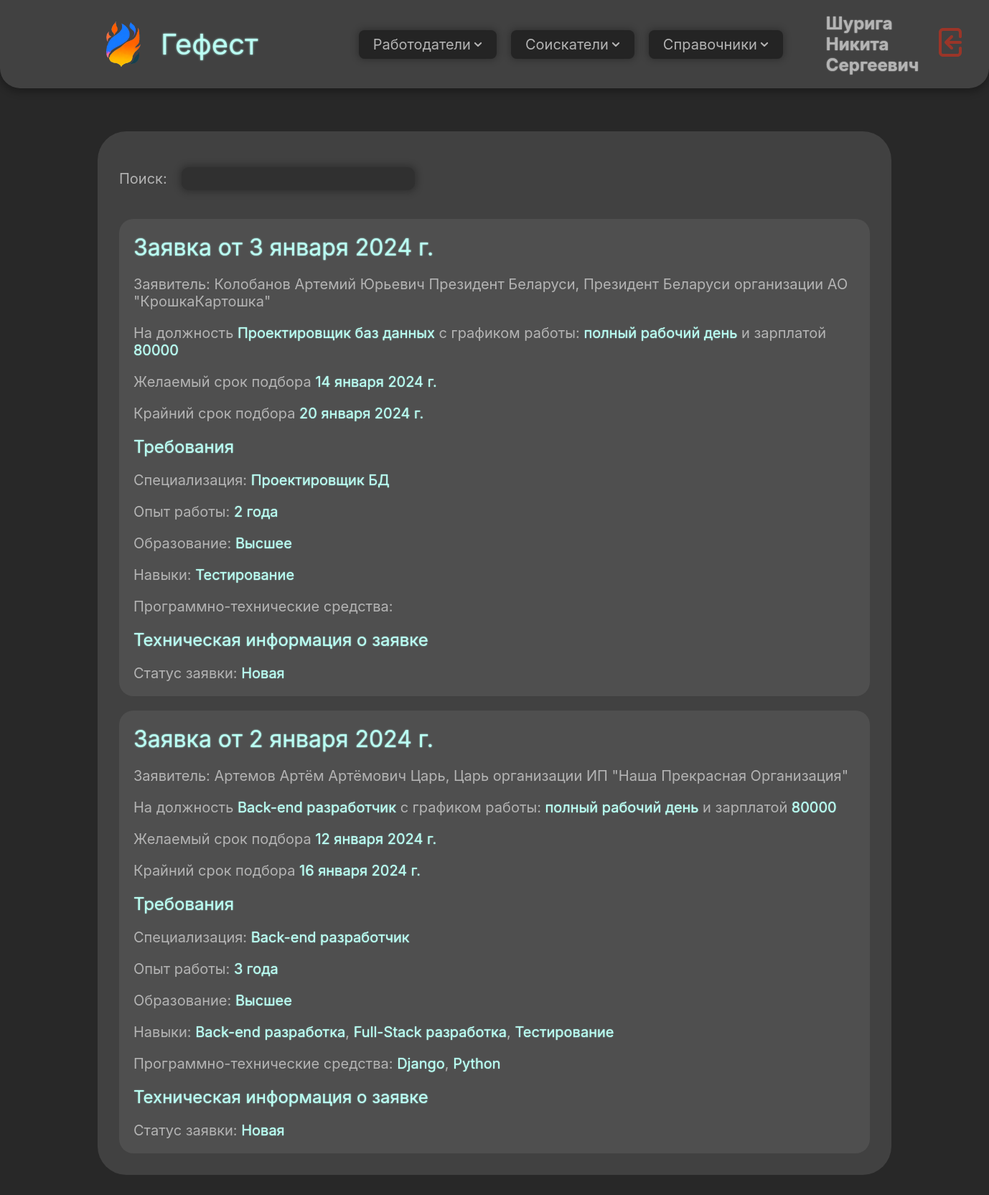
The app's page /applications/ (signed in), older data.
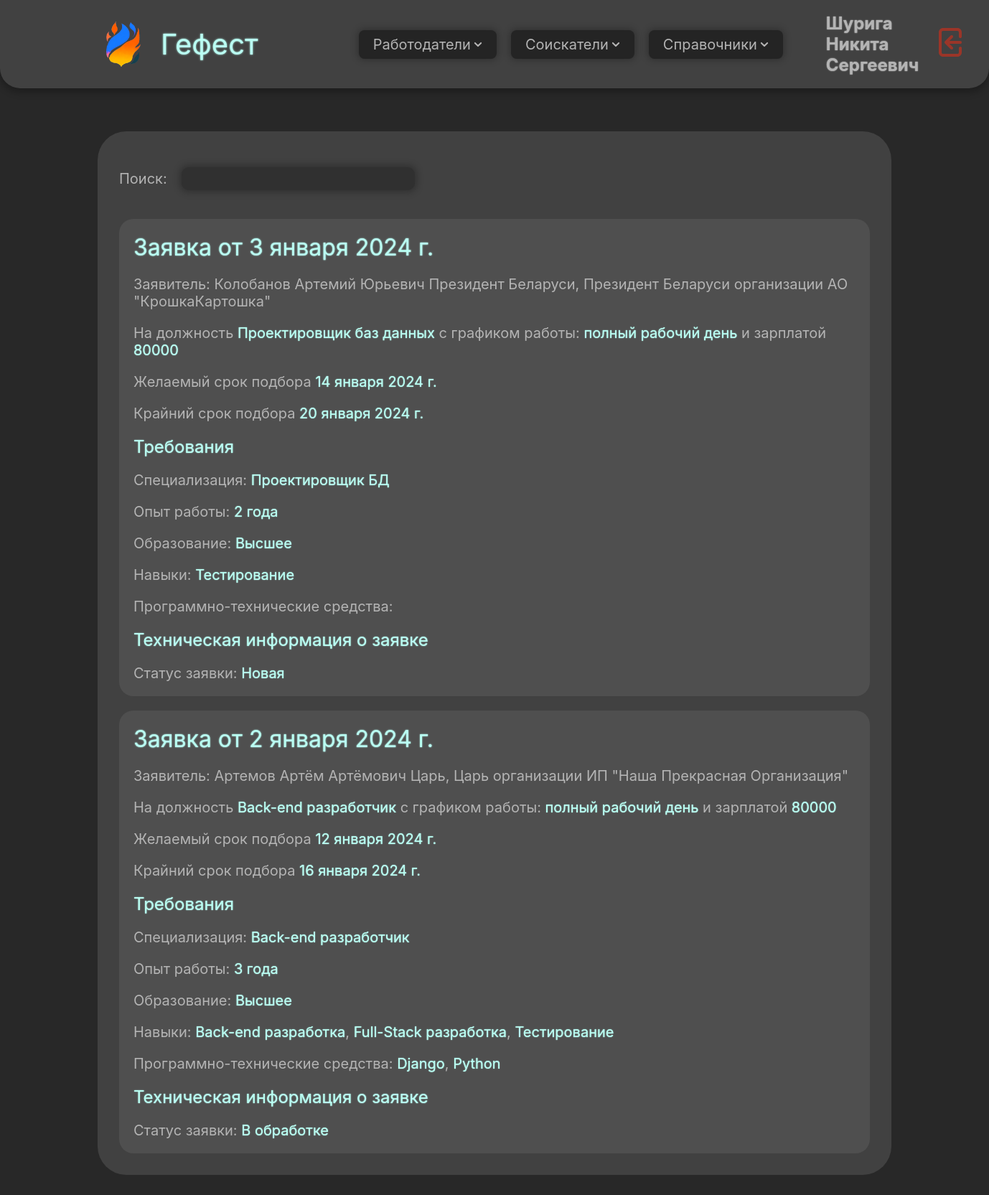
The same page, newer data.
### domain/models.py (models this page shows, shortened)
class Application(models.Model):
    STATUS_CHOICES = [
        ('new', 'Новая'),
        ('in_progress', 'В обработке'),
        ('pending_approval', 'На согласовании'),
        ('completed', 'Завершена'),
        ('canceled', 'Отменена'),
        ('payment_received', 'Получена оплата')
    ]
    employer = models.ForeignKey('Employer', blank=False, null=False,
                                 on_delete=models.CASCADE, verbose_name='Работодатель')
    date_of_application = models.DateTimeField(blank=False, null=False, auto_now_add=True,
                                               editable=False, verbose_name='Дата заявки')
    desired_date = models.DateField(blank=True, null=True, verbose_name='Желательный срок')
    final_date = models.DateField(blank=True, null=True, verbose_name='Крайний срок')
    position = models.ForeignKey('Position', blank=False, null=False,
                                 on_delete=models.PROTECT, verbose_name='Должность')
    salary = models.CharField(blank=False, null=False, max_length=255, verbose_name='Зарплата')
    specialization = models.ForeignKey('Specialization', blank=False, null=False,
                                       on_delete=models.PROTECT, verbose_name='Специализация')
    education_level = models.ForeignKey('EducationLevel', blank=True, null=True,
                                        on_delete=models.PROTECT, verbose_name='Уровень образования')
    skills = models.ManyToManyField('Skill', blank=True, verbose_name='Навыки')
    software_and_hardware_tools = models.ManyToManyField('SoftwareAndHardwareTool', blank=True,
                                                         verbose_name='Требуемые программно-технические средства')
    experience = models.IntegerField(blank=False, null=False, default=0, verbose_name='Опыт (лет)')
    work_schedule = models.ForeignKey('WorkSchedule', blank=False, null=False,
                                      on_delete=models.PROTECT, verbose_name='График работы')
    employee = models.ForeignKey('Employee', blank=False, null=False,
                                 on_delete=models.PROTECT, verbose_name='Работник')
    date_of_completion = models.DateField(blank=True, null=True, verbose_name='Дата выполнения')
    date_of_cancellation = models.DateField(blank=True, null=True, verbose_name='Дата отмены')
    status = models.CharField(blank=False, null=False, max_length=20, choices=STATUS_CHOICES,
                              default='new', verbose_name='Статус')
    class Meta:
        verbose_name = 'Заявка на подбор специалиста'
        verbose_name_plural = 'Заявки на подбор специалистов'

class Person(models.Model):
    surname = models.CharField(max_length=255, blank=False, null=False, verbose_name='Фамилия')
    name = models.CharField(max_length=255, blank=False, null=False, verbose_name='Имя')
    patronymic = models.CharField(max_length=255, blank=False, null=False, verbose_name='Отчество')
    email = models.EmailField(blank=False, max_length=254, verbose_name='Почта')
    phone = models.CharField(max_length=18, blank=False, null=False, verbose_name='Номер телефона')
    profile_photo = models.ImageField(blank=True, null=True, verbose_name='Фото профиля', upload_to='person_photos')
    class Meta:
        verbose_name = 'Индивид'
        verbose_name_plural = 'Индивиды'

class Employer(Person):
    organization = models.ForeignKey('Organization', on_delete=models.CASCADE,
                                     blank=True, null=True, verbose_name='Организация')
    position = models.CharField(max_length=90, blank=True, null=True, verbose_name='Должность')
    class Meta:
        verbose_name = 'Работодатель'
        verbose_name_plural = 'Работодатели'

class Organization(models.Model):
    name = models.CharField(max_length=255, blank=False, null=False, verbose_name='Наименование')
    payment_account = models.CharField(max_length=20, blank=False, null=False, verbose_name='Расчетный счет')
    okved_kode = models.CharField(max_length=9, blank=True, null=True, verbose_name='Код ОКВЭД')
    organizational_legal_form = models.ForeignKey('OrganizationalLegalForm', on_delete=models.PROTECT,
                                                  null=False, blank=False, verbose_name='ОПФ')
    inn = models.CharField(max_length=12, blank=False, null=False, verbose_name='ИНН')
    address = models.ForeignKey('Address', on_delete=models.PROTECT,
                                null=False, blank=False, verbose_name='Адрес')
    class Meta:
        verbose_name = 'Организация'
        verbose_name_plural = 'Организации'

class OrganizationalLegalForm(models.Model):
    name = models.CharField(max_length=90, blank=False, null=False, verbose_name='Наименование')
    short_name = models.CharField(max_length=10, blank=False, null=False, verbose_name='Краткое наименование')
    def __str__(self):
        return '%s' % self.short_name
    class Meta:
        verbose_name = 'Организационно-правовая форма'
        verbose_name_plural = 'Организационно-правовые формы'

class Position(models.Model):
    name = models.CharField(max_length=255, blank=False, null=False, verbose_name='Наименование')
    def __str__(self):
        return '%s' % self.name
    class Meta:
        verbose_name = 'Должность'
        verbose_name_plural = 'Должность'

class WorkSchedule(models.Model):
    name = models.CharField(max_length=255, blank=False, null=False, verbose_name='Наименование')
    class Meta:
        verbose_name = 'График работы'
        verbose_name_plural = 'Графики работы'

class Specialization(models.Model):
    name = models.CharField(max_length=255, blank=False, null=False, verbose_name='Наименование')
    def __str__(self):
        return '%s' % self.name
    class Meta:
        verbose_name = 'Специализация'
        verbose_name_plural = 'Специализации'

class EducationLevel(models.Model):
    name = models.CharField(max_length=90, blank=False, null=False, verbose_name='Наименование')
    code = models.IntegerField(validators=[
            MinValueValidator(0), MaxValueValidator(10)], blank=False, null=False,
                               verbose_name='Код уровня профессионального образования')
    def __str__(self):
        return '%s' % self.name
    class Meta:
        verbose_name = 'Уровень образования'
        verbose_name_plural = 'Уровни образования'

### domain/views/employres_views.py (the view)
# urls.py: path('applications/', applications_view, name='applications_view'),
def applications_view(request, ordering='without_archive_by_new'):
    archive_statuses = ['completed', 'canceled', 'payment_received']
    ordering_mas = [
        'without_archive_by_new',
        'without_archive_by_final_date',
        'without_archive_by_surname_of_employer',
    ]
    ordering_mas_archive = [
        'archive_by_new',
        'archive_by_final_date',
        'archive_by_surname_of_employer',
    ]
    if ordering in ordering_mas:
        applications = Application.objects.exclude(
            Q(date_of_completion__isnull=False) | Q(date_of_cancellation__isnull=False))
    elif ordering in ordering_mas_archive:
        applications = Application.objects.filter(
            Q(date_of_completion__isnull=False) | Q(date_of_cancellation__isnull=False))
    else:
        applications = Application.objects.all()
    if ordering == ordering_mas[0] or ordering == ordering_mas_archive[0]:
        applications = applications.order_by('-date_of_application')
    elif ordering == ordering_mas[1] or ordering == ordering_mas_archive[1]:
        applications = applications.order_by('final_date')
    elif ordering == ordering_mas[2] or ordering == ordering_mas_archive[2]:
        applications = applications.select_related('customer').order_by('customer__last_name')
    else:
        applications = applications.order_by('-date_of_application')
    for application in applications:
        application.status_in_rus = get_russian_status(application.status)
    context = {
        'applications': applications,
    }
    return render(request, 'employers/view/applications_view.html', context)

### domain/context_processors.py (called while the page is built)
def user(request):
    return {'user': auth(request)['user']}

### domain/models.py (called while the page is built)
    def __str__(self):
        return '%s' % self.name

    def __str__(self):
        return '%s' % self.name

### domain/views/employres_views.py (called while the page is built)
def get_russian_status(status):
    status_dict = {
        'new': 'Новая',
        'in_progress': 'В обработке',
        'pending_approval': 'На согласовании',
        'completed': 'Завершена',
        'canceled': 'Отменена',
        'payment_received': 'Получена оплата'
    }
    return status_dict.get(status)

### domain/templates/employers/view/applications_view.html (shortened to what the changed rows need)
{% extends 'base.html' %}
{% load widget_tweaks %}
{% load static %}
{% block content %}
    <section class="split-section flex-vertical gap-2em">
        <div class="content-block flex-vertical gap-1em">
            <div class="content-box flex-vertical gap-1em">
                <div class="content flex-vertical gap-1em">
                    {% for application in applications %}
                        <a href="{% url 'applications_view_detail' application.id %}" id="search_results">
                            <div class="flex-vertical persons-div gap-1em">
                                <h1 class="title" style="font-size: xx-large">Заявка
                                    от {{ application.date_of_application.date }}</h1>
                                <p>
                                    Заявитель: {{ application.employer.surname }} {{ application.employer.name }} {{ application.employer.patronymic }} {{ application.employer.position }}, {{ application.employer.position }}
                                    организации {{ application.employer.organization.organizational_legal_form }}
                                    "{{ application.employer.organization.name }}"
                                </p>
                                <p>На должность <span class="title"
                                                      style="font-size: unset">{{ application.position }}</span> с
                                    графиком работы: <span class="title"
                                                           style="font-size: unset">{{ application.work_schedule.name.lower }}</span>
                                    и зарплатой <span class="title"
                                                      style="font-size: unset">{{ application.salary }}</span></p>
                                <p>Желаемый срок подбора <span class="title" style="font-size: unset">{{ application.desired_date }}</span></p>
                                <p>Крайний срок подбора <span class="title" style="font-size: unset">{{ application.final_date }}</span></p>
                                <h1 class="title" style="font-size: x-large">
                                    Требования
                                </h1>
                                <p>
                                    Специализация: <span class="title" style="font-size: unset">{{ application.specialization }}</span>
                                </p>
                                <p>
                                    Опыт работы: <span class="title" style="font-size: unset" id="experience{{ application.id }}">{{ application.experience }}</span>
                                </p>
                                <p>
                                    Образование: <span class="title" style="font-size: unset">{{ application.education_level }}</span>
                                </p>
                                <p>Навыки:
                                {% for skill in application.skills.all %}
                                    <span class="title" style="font-size: unset">{{ skill }}</span>{% if not forloop.last %},{% endif %}
                                {% endfor %}
                                </p>
                                <p>Программно-технические средства:
                                {% for software_and_hardware_tool in application.software_and_hardware_tools.all %}
                                    <span class="title" style="font-size: unset">{{ software_and_hardware_tool }}</span>{% if not forloop.last %},{% endif %}
                                {% endfor %}
                                </p>
                                <h1 class="title" style="font-size: x-large">Техническая информация о заявке</h1>
                                <p>Статус заявки: <span class="title" style="font-size: unset">{{ application.status_in_rus }}</span></p>
                            </div>
                        </a>
                    {% endfor %}
                </div>
            </div>
        </div>
    </section>
{% endblock content %}

Row changes from the older to the newer data that the page shows:
changed Application "Артемов": status_in_rus "Новая" → "В обработке"
